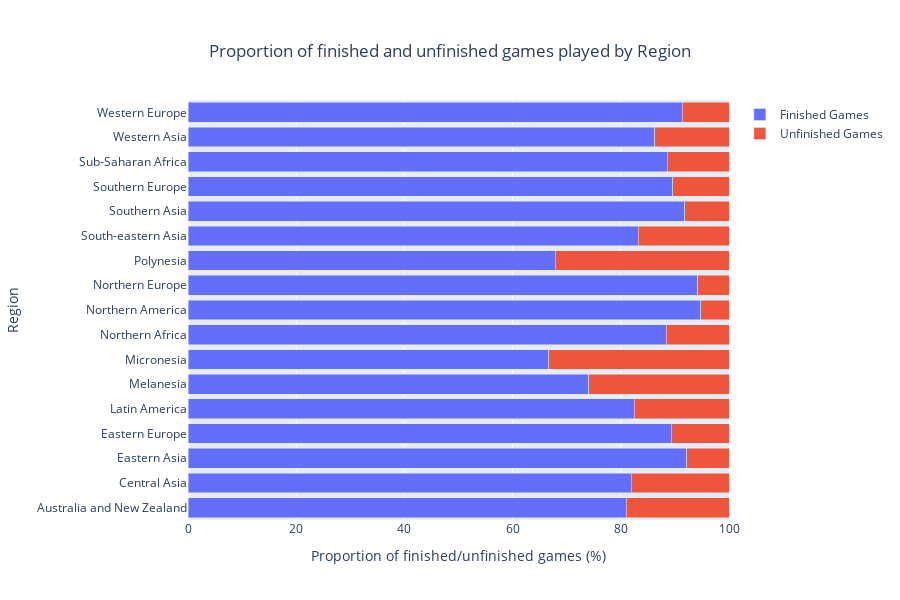

The code cell stored with this chart in its notebook:
### Code cell
region_paths_df_updated = pd.DataFrame({
    'Region': labels,
    'Finished Games': finished_means.values,
    'Unfinished Games': unfinished_means.values
})

fig = px.bar(region_paths_df_updated, y='Region', x=['Finished Games', 'Unfinished Games'], orientation='h', barmode='stack',
             labels={'Values1': 'Trace 1', 'Values2': 'Trace 2'},
             title='Stacked Horizontal Bar Chart')

fig.update_layout(
    xaxis=dict(range=[0, 100]),
    height = 600,
    title='Proportion of finished and unfinished games played by Region', 
    xaxis_title='Proportion of finished/unfinished games (%)',
    yaxis_title='Region',
    title_x = 0.5,
    title_y = 0.925,
    legend_title_text = ""
)

fig.show()

### Figure 1 — Plotly figure (JSON) as saved in the notebook; plotly's stock layout.template omitted (floating-point values rounded to 4 significant figures)
{"data": [{"alignmentgroup": "True", "hovertemplate": "variable=Finished Games<br>value=%{x}<br>Region=%{y}<extra></extra>", "legendgroup": "Finished Games", "marker": {"color": "#636efa", "pattern": {"shape": ""}}, "name": "Finished Games", "offsetgroup": "Finished Games", "orientation": "h", "showlegend": true, "textposition": "auto", "type": "bar", "x": [81, 81.9, 92.2, 89.3, 82.5, 74.1, 66.7, 88.4, 94.8, 94.2, 67.9, 83.2, 91.8, 89.6, 88.6, 86.3, 91.4], "xaxis": "x", "y": ["Australia and New Zealand", "Central Asia", "Eastern Asia", "Eastern Europe", "Latin America", "Melanesia", "Micronesia", "Northern Africa", "Northern America", "Northern Europe", "Polynesia", "South-eastern Asia", "Southern Asia", "Southern Europe", "Sub-Saharan Africa", "Western Asia", "Western Europe"], "yaxis": "y"}, {"alignmentgroup": "True", "hovertemplate": "variable=Unfinished Games<br>value=%{x}<br>Region=%{y}<extra></extra>", "legendgroup": "Unfinished Games", "marker": {"color": "#EF553B", "pattern": {"shape": ""}}, "name": "Unfinished Games", "offsetgroup": "Unfinished Games", "orientation": "h", "showlegend": true, "textposition": "auto", "type": "bar", "x": [19, 18.1, 7.8, 10.7, 17.5, 25.9, 33.3, 11.6, 5.2, 5.8, 32.1, 16.8, 8.2, 10.4, 11.4, 13.7, 8.6], "xaxis": "x", "y": ["Australia and New Zealand", "Central Asia", "Eastern Asia", "Eastern Europe", "Latin America", "Melanesia", "Micronesia", "Northern Africa", "Northern America", "Northern Europe", "Polynesia", "South-eastern Asia", "Southern Asia", "Southern Europe", "Sub-Saharan Africa", "Western Asia", "Western Europe"], "yaxis": "y"}], "layout": {"barmode": "stack", "height": 600, "legend": {"title": {"text": ""}, "tracegroupgap": 0}, "title": {"text": "Proportion of finished and unfinished games played by Region", "x": 0.5, "y": 0.925}, "xaxis": {"anchor": "y", "domain": [0, 1], "range": [0, 100], "title": {"text": "Proportion of finished/unfinished games (%)"}}, "yaxis": {"anchor": "x", "domain": [0, 1], "title": {"text": "Region"}}}}
